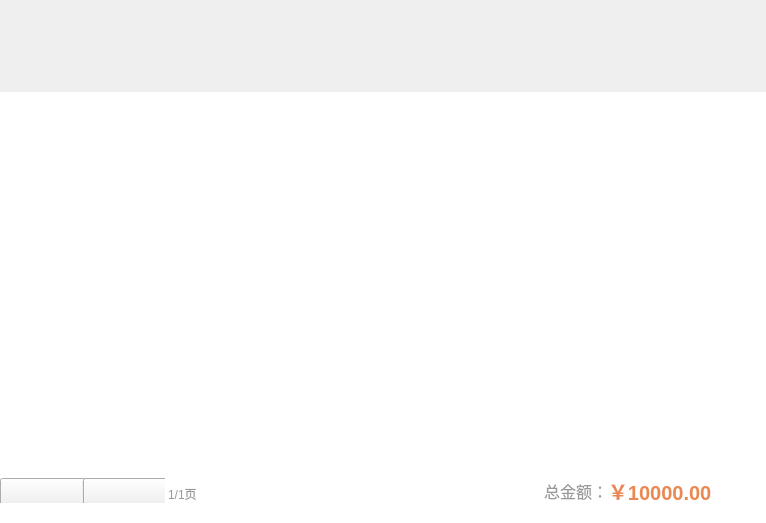
<?xml version="1.0" encoding="UTF-8"?>
<ui version="4.0">
 <class>Inquire</class>
 <widget class="QWidget" name="Inquire">
  <property name="geometry">
   <rect>
    <x>0</x>
    <y>0</y>
    <width>766</width>
    <height>523</height>
   </rect>
  </property>
  <property name="windowTitle">
   <string>Form</string>
  </property>
  <layout class="QVBoxLayout" name="verticalLayout">
   <property name="spacing">
    <number>0</number>
   </property>
   <property name="leftMargin">
    <number>0</number>
   </property>
   <property name="topMargin">
    <number>0</number>
   </property>
   <property name="rightMargin">
    <number>0</number>
   </property>
   <property name="bottomMargin">
    <number>0</number>
   </property>
   <item>
    <widget class="QWidget" name="topWidget" native="true">
     <property name="minimumSize">
      <size>
       <width>0</width>
       <height>62</height>
      </size>
     </property>
     <property name="maximumSize">
      <size>
       <width>16777215</width>
       <height>62</height>
      </size>
     </property>
     <layout class="QHBoxLayout" name="horizontalLayout">
      <property name="spacing">
       <number>0</number>
      </property>
      <property name="leftMargin">
       <number>0</number>
      </property>
      <property name="topMargin">
       <number>0</number>
      </property>
      <property name="rightMargin">
       <number>0</number>
      </property>
      <property name="bottomMargin">
       <number>0</number>
      </property>
      <item>
       <spacer name="horizontalSpacer">
        <property name="orientation">
         <enum>Qt::Horizontal</enum>
        </property>
        <property name="sizeHint" stdset="0">
         <size>
          <width>215</width>
          <height>20</height>
         </size>
        </property>
       </spacer>
      </item>
      <item>
       <widget class="SearchEdit" name="searchWidget" native="true">
        <property name="minimumSize">
         <size>
          <width>262</width>
          <height>32</height>
         </size>
        </property>
        <property name="maximumSize">
         <size>
          <width>262</width>
          <height>32</height>
         </size>
        </property>
        <property name="sizeIncrement">
         <size>
          <width>26</width>
          <height>3</height>
         </size>
        </property>
        <property name="baseSize">
         <size>
          <width>262</width>
          <height>32</height>
         </size>
        </property>
       </widget>
      </item>
     </layout>
    </widget>
   </item>
   <item>
    <widget class="QWidget" name="mainWidget" native="true">
     <layout class="QVBoxLayout" name="verticalLayout_2">
      <property name="spacing">
       <number>0</number>
      </property>
      <property name="leftMargin">
       <number>0</number>
      </property>
      <property name="topMargin">
       <number>0</number>
      </property>
      <property name="rightMargin">
       <number>0</number>
      </property>
      <property name="bottomMargin">
       <number>0</number>
      </property>
      <item>
       <widget class="InquireTitleWidget" name="titleWidget" native="true">
        <property name="minimumSize">
         <size>
          <width>0</width>
          <height>30</height>
         </size>
        </property>
        <property name="maximumSize">
         <size>
          <width>16777215</width>
          <height>30</height>
         </size>
        </property>
       </widget>
      </item>
      <item>
       <widget class="InquireListView" name="listView">
        <property name="styleSheet">
         <string notr="true">QListView{
border:none;
}</string>
        </property>
       </widget>
      </item>
      <item>
       <widget class="QWidget" name="bottomWidget" native="true">
        <property name="minimumSize">
         <size>
          <width>0</width>
          <height>70</height>
         </size>
        </property>
        <property name="maximumSize">
         <size>
          <width>16777215</width>
          <height>70</height>
         </size>
        </property>
        <property name="sizeIncrement">
         <size>
          <width>76</width>
          <height>7</height>
         </size>
        </property>
        <property name="baseSize">
         <size>
          <width>766</width>
          <height>70</height>
         </size>
        </property>
        <property name="styleSheet">
         <string notr="true">QWidget#bottomWidget{
        background-color:#ffffff;
}</string>
        </property>
        <layout class="QHBoxLayout" name="horizontalLayout_3">
         <property name="spacing">
          <number>16</number>
         </property>
         <property name="leftMargin">
          <number>0</number>
         </property>
         <property name="topMargin">
          <number>25</number>
         </property>
         <property name="rightMargin">
          <number>54</number>
         </property>
         <property name="bottomMargin">
          <number>20</number>
         </property>
         <item>
          <widget class="QWidget" name="leftWidget" native="true">
           <property name="minimumSize">
            <size>
             <width>200</width>
             <height>0</height>
            </size>
           </property>
           <property name="maximumSize">
            <size>
             <width>200</width>
             <height>16777215</height>
            </size>
           </property>
           <layout class="QHBoxLayout" name="horizontalLayout_4">
            <property name="spacing">
             <number>0</number>
            </property>
            <property name="leftMargin">
             <number>0</number>
            </property>
            <property name="topMargin">
             <number>0</number>
            </property>
            <property name="rightMargin">
             <number>0</number>
            </property>
            <property name="bottomMargin">
             <number>0</number>
            </property>
            <item>
             <spacer name="horizontalSpacer_2">
              <property name="orientation">
               <enum>Qt::Horizontal</enum>
              </property>
              <property name="sizeHint" stdset="0">
               <size>
                <width>40</width>
                <height>20</height>
               </size>
              </property>
             </spacer>
            </item>
            <item>
             <widget class="QWidget" name="widget_5" native="true">
              <layout class="QHBoxLayout" name="horizontalLayout_5">
               <property name="spacing">
                <number>0</number>
               </property>
               <property name="leftMargin">
                <number>0</number>
               </property>
               <property name="topMargin">
                <number>0</number>
               </property>
               <property name="rightMargin">
                <number>0</number>
               </property>
               <property name="bottomMargin">
                <number>0</number>
               </property>
               <item>
                <widget class="QPushButton" name="lastPageButton">
                 <property name="minimumSize">
                  <size>
                   <width>87</width>
                   <height>31</height>
                  </size>
                 </property>
                 <property name="maximumSize">
                  <size>
                   <width>87</width>
                   <height>37</height>
                  </size>
                 </property>
                 <property name="styleSheet">
                  <string notr="true">QPushButton
{
        border-image: url(:/saleImage/btn-up-nomal.png);
}

QPushButton:pressed
{
        border-image: url(:/saleImage/btn-up-pess.png);
}

QPushButton:disabled
{
border-image: url(:/saleImage/btn-up-disable.png);
}</string>
                 </property>
                 <property name="text">
                  <string/>
                 </property>
                </widget>
               </item>
               <item>
                <widget class="QWidget" name="widget_6" native="true">
                 <property name="minimumSize">
                  <size>
                   <width>1</width>
                   <height>18</height>
                  </size>
                 </property>
                 <property name="maximumSize">
                  <size>
                   <width>1</width>
                   <height>18</height>
                  </size>
                 </property>
                 <property name="styleSheet">
                  <string notr="true">border: 1px solid #ededed;</string>
                 </property>
                </widget>
               </item>
               <item>
                <widget class="QPushButton" name="nextPageButton">
                 <property name="minimumSize">
                  <size>
                   <width>87</width>
                   <height>31</height>
                  </size>
                 </property>
                 <property name="maximumSize">
                  <size>
                   <width>87</width>
                   <height>37</height>
                  </size>
                 </property>
                 <property name="styleSheet">
                  <string notr="true">QPushButton{
        border-image: url(:/saleImage/btn-down-nomal.png);
}

QPushButton:pressed{
        border-image: url(:/saleImage/btn-down-pess.png);
}

QPushButton:disabled{
        border-image: url(:/saleImage/btn-down-disabled.png);
}</string>
                 </property>
                 <property name="text">
                  <string/>
                 </property>
                </widget>
               </item>
              </layout>
             </widget>
            </item>
            <item>
             <spacer name="horizontalSpacer_3">
              <property name="orientation">
               <enum>Qt::Horizontal</enum>
              </property>
              <property name="sizeHint" stdset="0">
               <size>
                <width>40</width>
                <height>20</height>
               </size>
              </property>
             </spacer>
            </item>
            <item>
             <widget class="QLabel" name="pageLabel">
              <property name="styleSheet">
               <string notr="true">font-size:12px;
color:#999999;
font-family:&quot;微软雅黑&quot;;
padding-top:6px;</string>
              </property>
              <property name="text">
               <string>1/1页</string>
              </property>
             </widget>
            </item>
           </layout>
          </widget>
         </item>
         <item>
          <widget class="QWidget" name="widget" native="true">
           <layout class="QHBoxLayout" name="horizontalLayout_2">
            <property name="spacing">
             <number>0</number>
            </property>
            <property name="leftMargin">
             <number>0</number>
            </property>
            <property name="topMargin">
             <number>0</number>
            </property>
            <property name="rightMargin">
             <number>0</number>
            </property>
            <property name="bottomMargin">
             <number>0</number>
            </property>
            <item>
             <spacer name="horizontalSpacer_4">
              <property name="orientation">
               <enum>Qt::Horizontal</enum>
              </property>
              <property name="sizeHint" stdset="0">
               <size>
                <width>282</width>
                <height>20</height>
               </size>
              </property>
             </spacer>
            </item>
            <item>
             <widget class="QLabel" name="label">
              <property name="styleSheet">
               <string notr="true">font-family:&quot;微软雅黑&quot;;
font-size:16px;
color:#999999;</string>
              </property>
              <property name="text">
               <string>总金额：</string>
              </property>
             </widget>
            </item>
            <item>
             <widget class="QLabel" name="totalLabel">
              <property name="styleSheet">
               <string notr="true">font-family:&quot;微软雅黑&quot;;
font-size:20px;
font-weight:bold;
color:#ea8852;

</string>
              </property>
              <property name="text">
               <string>￥10000.00</string>
              </property>
             </widget>
            </item>
           </layout>
          </widget>
         </item>
        </layout>
       </widget>
      </item>
     </layout>
    </widget>
   </item>
  </layout>
 </widget>
 <customwidgets>
  <customwidget>
   <class>SearchEdit</class>
   <extends>QWidget</extends>
   <header>SearchEdit.h</header>
   <container>1</container>
  </customwidget>
  <customwidget>
   <class>InquireTitleWidget</class>
   <extends>QWidget</extends>
   <header>../InStock/InquireTitleWidget.h</header>
   <container>1</container>
  </customwidget>
  <customwidget>
   <class>InquireListView</class>
   <extends>QListView</extends>
   <header>../InStock/InquireListView.h</header>
  </customwidget>
 </customwidgets>
 <resources/>
 <connections/>
</ui>
